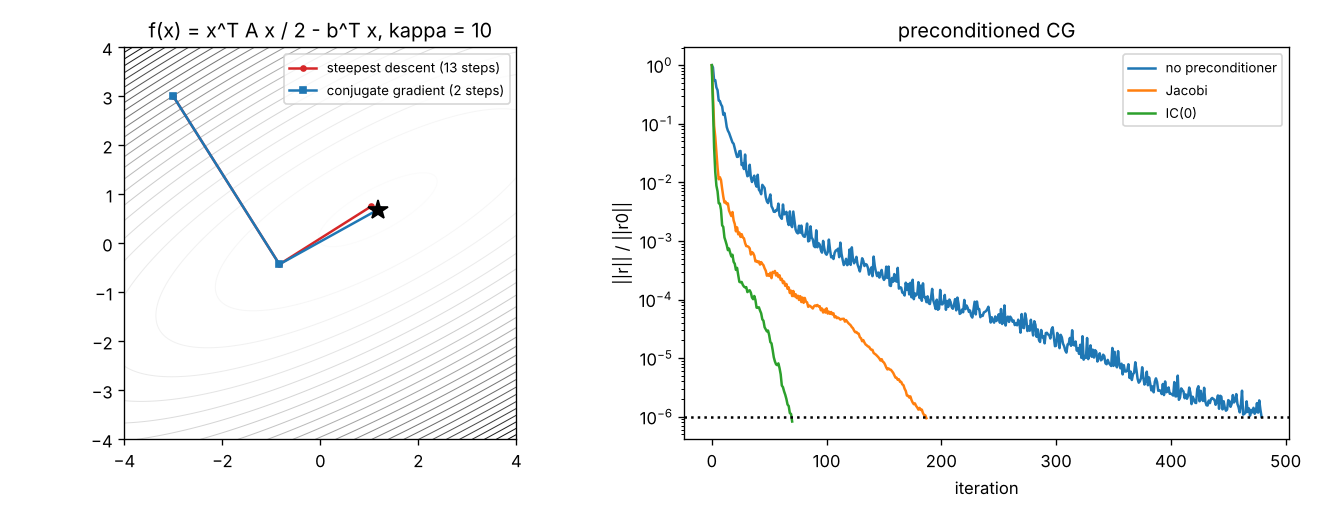

The Python source for this figure:
"""
sparse_iterative.py  --  Lecture 6: sparse storage and iterative solvers.

  1. CSR, CSC, COO of the 5x5 example, by hand and with scipy.sparse (0-based indices)
  2. Memory and the cost of y = A x for the 2D Poisson matrix
  3. Fill-in of a direct (Cholesky) factorisation: natural, reverse Cuthill-McKee and random orderings
  4. Steepest descent vs conjugate gradient: a 2x2 problem, then the 2D Poisson problem
  5. CG iterations grow like sqrt(kappa)
  6. Preconditioning: none vs Jacobi vs incomplete Cholesky IC(0) on a variable-coefficient diffusion problem
  7. Matrix-free CG: a toy CMB-style map-maker with per-scan offsets (and its kernel: the monopole)
  8. Beyond SPD: GMRES and BiCGSTAB (non-symmetric), LSQR (rectangular)

Run:  python sparse_iterative.py          Figure: sparse_iterative.png
"""
import time
import numpy as np
import scipy.sparse as sp
import scipy.sparse.linalg as spla
from scipy.sparse.csgraph import reverse_cuthill_mckee
import matplotlib
matplotlib.use("Agg")
import matplotlib.pyplot as plt

rng = np.random.default_rng(4)

# ---------------------------------------------------------------- 1. formats
A = np.array([[0, 0, 3, 0, 0], [22, 0, 0, 0, 17], [0, 0, 0, 0, 0], [0, 8, 0, 0, 0], [0, 0, 0, 5, 0]], float)
val, col, ptr = [], [], [0]
for i in range(5):                                       # CSR by hand: scan rows
    for j in range(5):
        if A[i, j] != 0: val.append(float(A[i, j])); col.append(j)
    ptr.append(len(val))
print("1. the 5x5 example: nnz =", np.count_nonzero(A), "of 25")
print(f"   CSR by hand (0-based): val {val}, col_ind {col}, row_ptr {ptr}")
S = sp.csr_matrix(A)
print(f"   scipy CSR:              data {S.data.tolist()}, indices {S.indices.tolist()}, indptr {S.indptr.tolist()}")
C = sp.csc_matrix(A)
print(f"   scipy CSC:              data {C.data.tolist()}, indices {C.indices.tolist()}, indptr {C.indptr.tolist()}")
O = sp.coo_matrix(A)
print(f"   scipy COO:              row {O.row.tolist()}, col {O.col.tolist()}, data {O.data.tolist()}")
x = np.arange(1.0, 6.0)
y = np.zeros(5)
for i in range(5):                                       # y = A x with CSR: one pass over the non-zeros
    for k in range(ptr[i], ptr[i + 1]): y[i] += val[k] * x[col[k]]
print(f"   CSR mat-vec by hand: {y}, dense: {A @ x}")


# ---------------------------------------------------------------- 2. memory and SpMV
def poisson2d(k):
    """5-point Laplacian on a k x k grid, Dirichlet boundaries: n = k^2 unknowns, about 5 non-zeros per row."""
    T = sp.diags([-np.ones(k - 1), 2 * np.ones(k), -np.ones(k - 1)], [-1, 0, 1])
    I = sp.identity(k)
    return (sp.kron(I, T) + sp.kron(T, I)).tocsr()


print("\n2. 2D Poisson matrix")
for k in (64, 256, 1024):
    P = poisson2d(k); n = P.shape[0]
    xv = rng.standard_normal(n)
    t0 = time.perf_counter()
    for _ in range(10): P @ xv
    t = (time.perf_counter() - t0) / 10
    mem_csr = P.data.nbytes + P.indices.nbytes + P.indptr.nbytes
    print(f"   k = {k:5d}: n = {n:>9,}, nnz = {P.nnz:>9,}; dense {8 * n * n / 1e9:12,.1f} GB, CSR {mem_csr / 1e6:8.2f} MB; SpMV {t * 1e3:7.2f} ms")

# ---------------------------------------------------------------- 3. fill-in
k = 30
P = poisson2d(k).toarray(); n = P.shape[0]
print(f"\n3. Cholesky fill-in, 2D Poisson k = {k} (n = {n}, nnz(lower A) = {np.count_nonzero(np.tril(P))})")
perms = {"natural": np.arange(n), "reverse Cuthill-McKee": reverse_cuthill_mckee(sp.csr_matrix(P), symmetric_mode=True),
         "random": rng.permutation(n)}
for name, p in perms.items():
    L = np.linalg.cholesky(P[np.ix_(p, p)])
    print(f"   {name:22s}: nnz(L) = {np.count_nonzero(np.abs(L) > 1e-14):7,d}")


# ---------------------------------------------------------------- 4. SD vs CG
def steepest_descent(A, b, x0, tol=1e-6, maxit=100_000, path=False):
    x = x0.copy(); r = b - A @ x; nr0 = np.linalg.norm(r); pts = [x.copy()]
    for k in range(maxit):
        Ar = A @ r; alpha = (r @ r) / (r @ Ar)
        x += alpha * r; r -= alpha * Ar; pts.append(x.copy())
        if np.linalg.norm(r) / nr0 < tol: return x, k + 1, pts
    return x, maxit, pts


def cg(A, b, x0, tol=1e-6, maxit=100_000, M_solve=None):
    x = x0.copy(); r = b - A @ x; z = r if M_solve is None else M_solve(r); p = z.copy()
    rz = r @ z; nr0 = np.linalg.norm(r); pts = [x.copy()]; hist = [1.0]
    for k in range(maxit):
        Ap = A @ p; alpha = rz / (p @ Ap)
        x += alpha * p; r -= alpha * Ap; pts.append(x.copy())
        hist.append(np.linalg.norm(r) / nr0)
        if hist[-1] < tol: return x, k + 1, pts, hist
        z = r if M_solve is None else M_solve(r)
        rz_new = r @ z; p = z + (rz_new / rz) * p; rz = rz_new
    return x, maxit, pts, hist


A2 = np.array([[1.0, 0.0], [0.0, 10.0]]); R = np.array([[np.cos(0.5), -np.sin(0.5)], [np.sin(0.5), np.cos(0.5)]]); A2 = R @ A2 @ R.T
b2 = np.array([1.0, 1.0]); x0 = np.array([-3.0, 3.0])
_, ksd, path_sd = steepest_descent(A2, b2, x0, tol=1e-10)
_, kcg, path_cg, _ = cg(A2, b2, x0, tol=1e-10)
print(f"\n4. 2x2 SPD, kappa = 10: steepest descent {ksd} steps, CG {kcg} steps (at most n = 2 in exact arithmetic)")
k = 64; P = poisson2d(k); n = P.shape[0]; xt = rng.standard_normal(n); b = P @ xt
_, ksd, _ = steepest_descent(P, b, np.zeros(n))
_, kcg, _, hcg = cg(P, b, np.zeros(n))
lam = spla.eigsh(P, k=1, which="LA", return_eigenvectors=False)[0]; lmin = 8 * np.sin(np.pi / (2 * (k + 1))) ** 2
print(f"   2D Poisson k = {k} (n = {n}), kappa = {lam / lmin:.0f}: steepest descent {ksd} iterations, CG {kcg} iterations (to ||r||/||r0|| < 1e-6)")

# ---------------------------------------------------------------- 5. sqrt(kappa)
print("\n5. CG iterations vs kappa (2D Poisson, kappa grows like k^2; right-hand side f = 1, a smooth load)")
for k in (16, 32, 64, 128, 256):
    P = poisson2d(k); n = P.shape[0]; b = np.ones(n)
    _, kcg, _, _ = cg(P, b, np.zeros(n))
    kap = (8 * np.cos(np.pi / (2 * (k + 1))) ** 2) / (8 * np.sin(np.pi / (2 * (k + 1))) ** 2)
    bound = np.log(2 / 1e-6) / 2 * np.sqrt(kap)
    print(f"   k = {k:4d}: kappa = {kap:9.0f}, sqrt(kappa) = {np.sqrt(kap):6.1f}, CG iterations {kcg:5d} (bound 0.5 ln(2/tol) sqrt(kappa) = {bound:6.0f})")


# ---------------------------------------------------------------- 6. preconditioning
def diffusion2d(k, c):
    """-div(c grad u) on a k x k grid with cell coefficients c (k+1 x k+1 faces approximated by averages)."""
    idx = np.arange(k * k).reshape(k, k); rows, cols, vals = [], [], []
    for i in range(k):
        for j in range(k):
            d = 0.0
            for di, dj in ((1, 0), (-1, 0), (0, 1), (0, -1)):
                ii, jj = i + di, j + dj
                cf = 0.5 * (c[i, j] + c[min(max(ii, 0), k - 1), min(max(jj, 0), k - 1)])
                d += cf
                if 0 <= ii < k and 0 <= jj < k:
                    rows.append(idx[i, j]); cols.append(idx[ii, jj]); vals.append(-cf)
            rows.append(idx[i, j]); cols.append(idx[i, j]); vals.append(d)
    return sp.csr_matrix((vals, (rows, cols)), shape=(k * k, k * k))


def ic0(A):
    """Incomplete Cholesky with zero fill: L has the sparsity pattern of tril(A)."""
    L = sp.tril(A, format="csr").astype(float).tolil(); n = A.shape[0]
    Lr = [dict(zip(L.rows[i], L.data[i])) for i in range(n)]
    for i in range(n):
        for j in sorted(Lr[i]):
            if j < i:
                s = sum(Lr[i][kk] * Lr[j][kk] for kk in Lr[i] if kk < j and kk in Lr[j])
                Lr[i][j] = (Lr[i][j] - s) / Lr[j][j]
        Lr[i][i] = np.sqrt(Lr[i][i] - sum(v * v for kk, v in Lr[i].items() if kk < i))
    rows = [i for i in range(n) for _ in Lr[i]]; cols = [j for i in range(n) for j in Lr[i]]; vals = [v for i in range(n) for v in Lr[i].values()]
    return sp.csr_matrix((vals, (rows, cols)), shape=(n, n))


k = 48
c = np.exp(rng.normal(0, 2.0, (k, k)))                      # coefficients spanning several decades
Ad = diffusion2d(k, c); n = Ad.shape[0]; b = Ad @ rng.standard_normal(n)
kappa_d = np.linalg.cond(Ad.toarray())
Dinv = 1 / Ad.diagonal()
L = ic0(Ad); LT = L.T.tocsr()
jac = lambda r: Dinv * r
icc = lambda r: spla.spsolve_triangular(LT, spla.spsolve_triangular(L, r, lower=True), lower=False)
print(f"\n6. variable-coefficient diffusion, k = {k} (n = {n}), coefficients from {c.min():.1e} to {c.max():.1e}, kappa = {kappa_d:.1e}")
curves = {}
for name, M in (("no preconditioner", None), ("Jacobi", jac), ("IC(0)", icc)):
    t0 = time.perf_counter(); xs, it, _, h = cg(Ad, b, np.zeros(n), M_solve=M); t = time.perf_counter() - t0
    curves[name] = h
    print(f"   {name:18s}: {it:5d} iterations, {t * 1e3:7.0f} ms")
Dh = sp.diags(np.sqrt(Dinv))
print(f"   kappa(D^-1/2 A D^-1/2) = {np.linalg.cond((Dh @ Ad @ Dh).toarray()):.1e} (Jacobi-scaled)")

# ---------------------------------------------------------------- 7. matrix-free map-making
npix, nscan, slen = 64, 1024, 16                            # 1024 short scans of 16 samples on a ring of 64 pixels
sky = np.sin(2 * np.pi * np.arange(npix) / npix * 3) + 0.5 * rng.standard_normal(npix)
pix = np.concatenate([(rng.integers(npix) + np.arange(slen) * rng.choice([1, -1])) % npix for _ in range(nscan)])
offs = 2.0 * rng.standard_normal(nscan)                     # one slow drift (offset) per scan
d = sky[pix] + np.repeat(offs, slen) + 0.1 * rng.standard_normal(pix.size)
nu = npix + nscan


def apply_A(z):                                             # time-ordered data from (map, offsets): never stored as a matrix
    return z[:npix][pix] + np.repeat(z[npix:], slen)


def apply_AT(t):
    return np.concatenate([np.bincount(pix, t, npix), t.reshape(nscan, slen).sum(1)])


Nop = spla.LinearOperator((nu, nu), matvec=lambda z: apply_AT(apply_A(z)), dtype=float)
rhs = apply_AT(d)
z, it, _, h = cg(Nop, rhs, np.zeros(nu), tol=1e-10)
m_hat = z[:npix]
print(f"\n7. matrix-free map-making: {pix.size:,} samples, {npix} pixels + {nscan} offsets, solved in {it} CG iterations")
print(f"   map error {np.std(m_hat - sky):.4f} after removing the mean; mean of map - sky = {np.mean(m_hat - sky):+.3f}")
print(f"   naive binned map (ignoring offsets): error {np.std(np.bincount(pix, d, npix) / np.bincount(pix, None, npix) - sky):.3f}")
v = np.concatenate([np.ones(npix), -np.ones(nscan)])
print(f"   kernel: (A^T A) [1,...,1 | -1,...,-1] = {np.abs(Nop @ v).max():.1e} -> a constant map is not measurable (monopole)")

# ---------------------------------------------------------------- 8. beyond SPD
k = 32; n = k * k; h_ = 1 / (k + 1)
Lp = poisson2d(k) / h_ ** 2
Dx = sp.kron(sp.identity(k), sp.diags([-np.ones(k - 1), np.ones(k - 1)], [-1, 1]) / (2 * h_))
Aad = (Lp + 40 * Dx).tocsr()                                # advection-diffusion: not symmetric
bb = Aad @ np.ones(n)
print(f"\n8. advection-diffusion (non-symmetric), n = {n}: ||A - A^T|| / ||A|| = {spla.norm(Aad - Aad.T) / spla.norm(Aad):.2f}")
for name, solver in (("GMRES(30)", lambda: spla.gmres(Aad, bb, rtol=1e-8, restart=30, maxiter=2000)),
                     ("BiCGSTAB", lambda: spla.bicgstab(Aad, bb, rtol=1e-8, maxiter=4000))):
    xs, info = solver()
    print(f"   {name:10s}: info {info}, error {np.abs(xs - 1).max():.1e}")
Ar = sp.random(2000, 300, density=0.02, random_state=5, format="csr") + sp.eye(2000, 300)
xr = rng.standard_normal(300); br = Ar @ xr
res = spla.lsqr(Ar, br, atol=1e-12, btol=1e-12)
print(f"   LSQR on a sparse 2000 x 300 least-squares problem: {res[2]} iterations, error {np.abs(res[0] - xr).max():.1e}")

fig, ax = plt.subplots(1, 2, figsize=(11, 4.3))
xx, yy = np.meshgrid(np.linspace(-4, 4, 200), np.linspace(-4, 4, 200))
xs_ = np.linalg.solve(A2, b2)
F = 0.5 * (A2[0, 0] * xx ** 2 + 2 * A2[0, 1] * xx * yy + A2[1, 1] * yy ** 2) - b2[0] * xx - b2[1] * yy
ax[0].contour(xx, yy, F, levels=25, cmap="Greys", linewidths=0.6)
ps = np.array(path_sd); pc = np.array(path_cg)
ax[0].plot(ps[:, 0], ps[:, 1], "o-", ms=3, color="C3", label=f"steepest descent ({len(ps) - 1} steps)")
ax[0].plot(pc[:, 0], pc[:, 1], "s-", ms=4, color="C0", label=f"conjugate gradient ({len(pc) - 1} steps)")
ax[0].plot(*xs_, "k*", ms=12); ax[0].set_aspect("equal"); ax[0].legend(fontsize=8); ax[0].set_title("f(x) = x^T A x / 2 - b^T x, kappa = 10")
for name, hh in curves.items():
    ax[1].semilogy(hh, label=name)
ax[1].axhline(1e-6, color="k", ls=":"); ax[1].set(xlabel="iteration", ylabel="||r|| / ||r0||", title="preconditioned CG"); ax[1].legend(fontsize=8)
fig.tight_layout(); fig.savefig("sparse_iterative.png", dpi=120)
print("\nsaved sparse_iterative.png")
